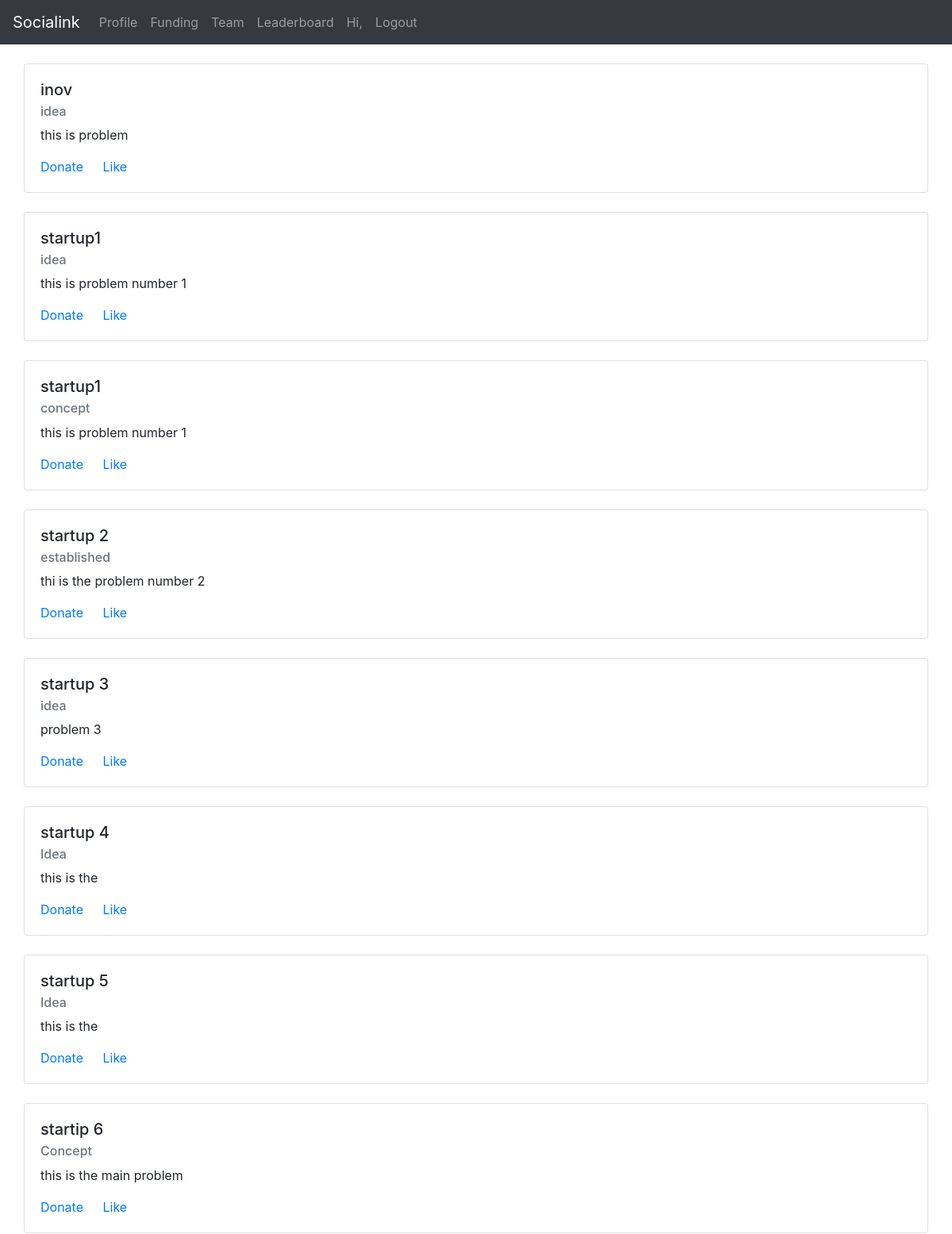
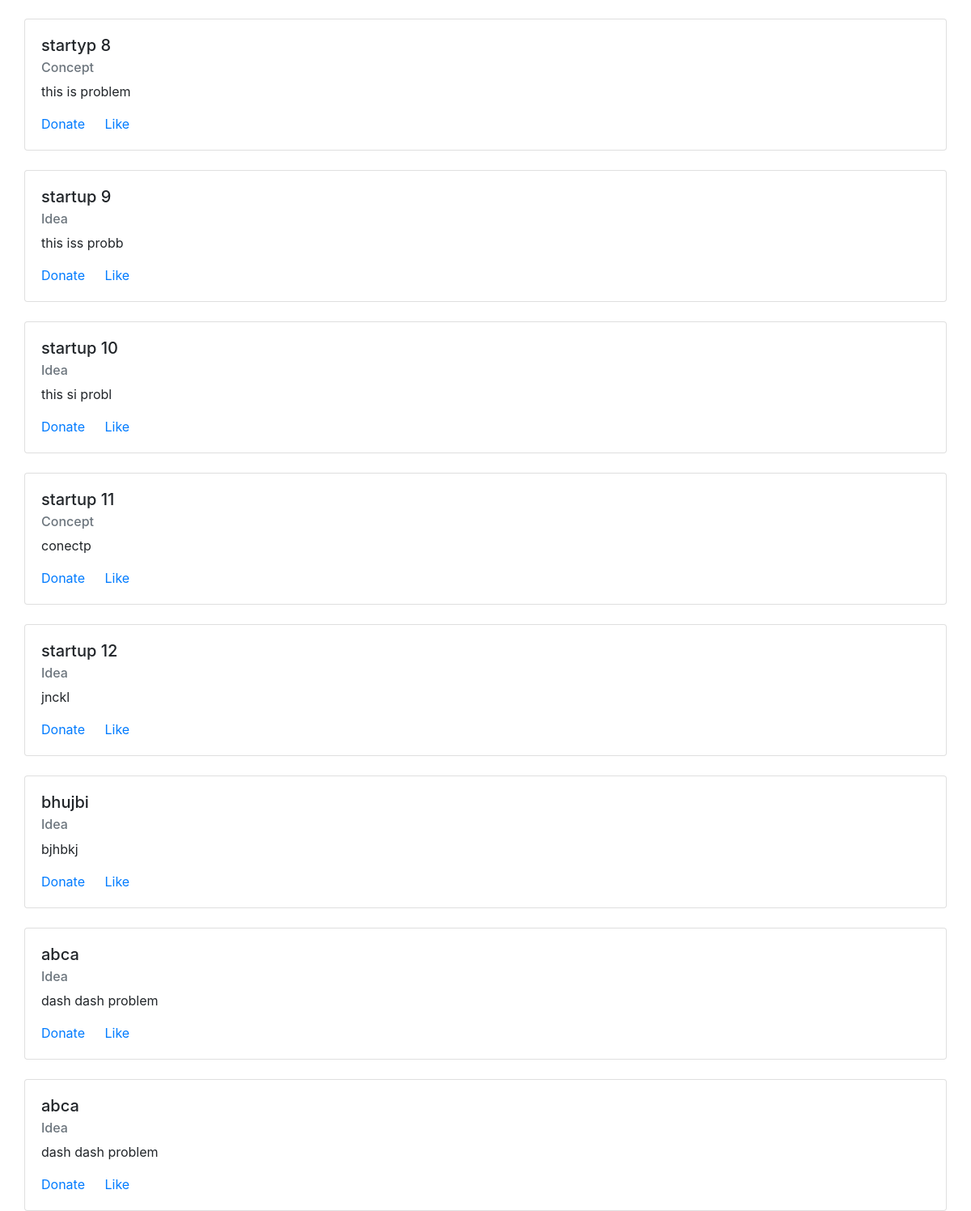
Page /leaderboard/ on the committed database (2 pictures, top to bottom).
### users/models.py (models this page shows, shortened)
class funding_request(models.Model):
    STAGE = (
        ("Idea",  ('Idea')),
        ("Concept", ('Concept')),
        ("Established", ('Established')),
    )
    REGISTRATION = (
        ("Yes", ('Yes')),
        ("No", ('No')),
    )
    title = models.CharField(max_length=100, null=False, blank=False)
    stage = models.CharField(max_length=30, choices=STAGE, null=False, default=1)
    problem = models.TextField(max_length=500)
    solution = models.TextField(max_length=500)
    company = models.CharField(max_length=30,choices=REGISTRATION, default=2)

### TwitterClone/views.py (the view)
# urls.py: path('leaderboard/', views.leaderboard, name="leaderboard"),
def leaderboard(request):
    projects = funding_request.objects.all()
    return render(request, 'leaderboard.html', {'projects': projects})

### Templates/leaderboard.html
{% extends 'base.html' %}
{% block content %}
<div class="container">
<div class="row">
 {% for item in projects %}
 <div class="card mt-4"  style="width: 100rem;">
 <div class="card-body">
  <h5 class="card-title">{{item.title}}</h5>
  <h6 class="card-subtitle mb-2 text-muted">{{item.stage}}</h6>
  <p class="card-text">{{item.problem}}
  </p>
  <a href="#" class="card-link">Donate</a>
  <a href="#" class="card-link">Like</a>
 </div>
</div>
{% endfor %}
</div>
</div>
{% endblock %}

### Templates/base.html (shortened to what this page needs)
<!doctype html>
<html lang="en">
<head>
 <link rel="stylesheet" href="https://stackpath.bootstrapcdn.com/bootstrap/4.5.0/css/bootstrap.min.css"
>
</head>
<body>
 <nav class="navbar navbar-expand-lg navbar-dark bg-dark">
  <a class="navbar-brand" href="/home">Socialink</a>
  <div class="collapse navbar-collapse" id="navbarSupportedContent">
   <ul class="navbar-nav mr-auto">
    <li class="nav-item ">
     <a class="nav-link" href="/profile/{{user.username}}">Profile</a>
    </li>
    <li class="nav-item">
     <a class="nav-link" href="/funding">Funding</a>
    </li>
    <li class="nav-item">
     <a class="nav-link" href="/team">Team</a>
    </li>
    <li class="nav-item">
     <a class="nav-link" href="/leaderboard">Leaderboard</a>
    </li>
    <li class="nav-item">
      <a class="nav-link" href="#">Hi,{{user.username}}</a>
    </li>
    <li class="nav-item">
     <a class="nav-link" href="/user/logout">Logout</a>
    </li>
  </ul>
  </div>
 </nav>
 {% block content %}
 {% endblock %}
</body>
</html>

### rows in the picture
funding_request: title "inov", stage "idea", problem "this is problem"
funding_request: title "startup1", stage "idea", problem "this is problem number 1"
funding_request: title "startup1", stage "concept", problem "this is problem number 1"
funding_request: title "startup 2", stage "established", problem "thi is the problem number 2"
funding_request: title "startup 3", stage "idea", problem "problem 3"
funding_request: title "startup 4", stage "Idea", problem "this is the"
funding_request: title "startup 5", stage "Idea", problem "this is the"
funding_request: title "startip 6", stage "Concept", problem "this is the main problem"
funding_request: title "startyp 8", stage "Concept", problem "this is problem"
funding_request: title "startup 9", stage "Idea", problem "this iss probb"
funding_request: title "startup 10", stage "Idea", problem "this si probl"
funding_request: title "startup 11", stage "Concept", problem "conectp"
funding_request: title "startup 12", stage "Idea", problem "jnckl"
funding_request: title "bhujbi", stage "Idea", problem "bjhbkj"
funding_request: title "abca", stage "Idea", problem "dash dash problem"
funding_request: title "abca", stage "Idea", problem "dash dash problem"
